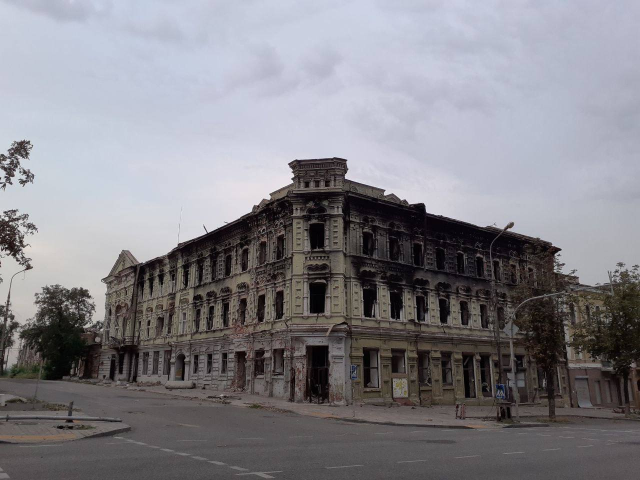
#> input picture depth_pipeline/data/kont_after.jpg, 1280 x 960 px (shown at 1/2 size)
$ python warping.py
#> lines starting #> are read from the running program, lines starting #| are printed output that depends on the picture
import cv2
import numpy as np

def resize_and_pad(img, size, pad_color=0):
    h, w = img.shape[:2]
    target_h, target_w = size

    aspect_ratio_original = w / h
    aspect_ratio_target = target_w / target_h

    if aspect_ratio_original > aspect_ratio_target:
        new_w = target_w
        new_h = int(new_w / aspect_ratio_original)
    else:
        new_h = target_h
        new_w = int(new_h * aspect_ratio_original)

    new_w = min(new_w, target_w)
    new_h = min(new_h, target_h)

    pad_left = (target_w - new_w) // 2
    pad_right = target_w - new_w - pad_left
    pad_top = (target_h - new_h) // 2
    pad_bot = target_h - new_h - pad_top

    img_resized = cv2.resize(img, (new_w, new_h))

    img_padded = cv2.copyMakeBorder(img_resized, pad_top, pad_bot, pad_left, pad_right,
                                    cv2.BORDER_CONSTANT, value=pad_color)

    return img_padded


def find_homography_and_transform(smaller_img_path, larger_img_path, output_path):
#> called with smaller_img_path = 'data/kont_after.jpg', larger_img_path = 'data/kont_before.jpg', output_path = 'data/kont_transformed.jpg'
    img1 = cv2.imread(smaller_img_path, cv2.IMREAD_COLOR)
#> img1 is the input picture: shape (960, 1280, 3); mean B, G, R 136.1, 130.3, 131.7
    img2 = cv2.imread(larger_img_path, cv2.IMREAD_COLOR)
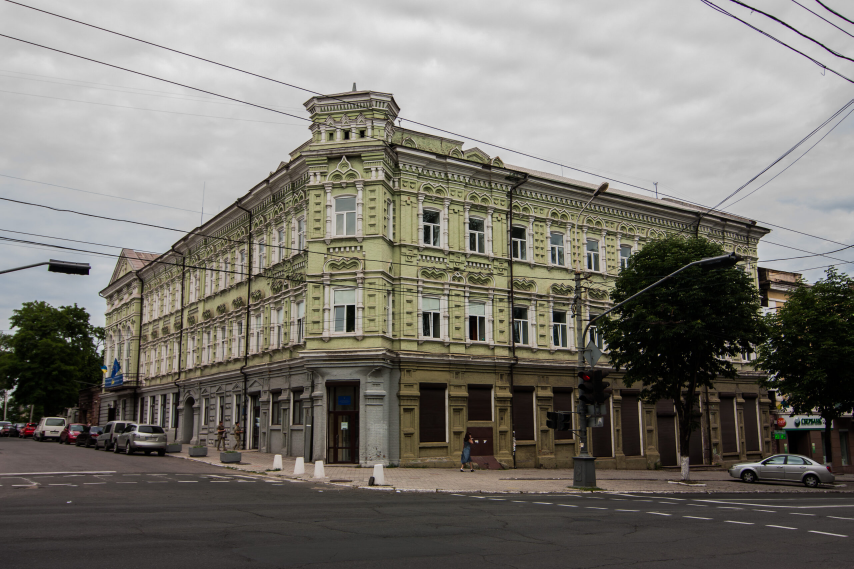
#> input picture depth_pipeline/data/kont_before.jpg, 2560 x 1707 px (shown at 1/3 size)
#> img2 is the input picture: shape (1707, 2560, 3); mean B, G, R 113.1, 119.8, 122.7
    if img1 is None or img2 is None:
        print("Error loading one or both images.")
        return None

    gray1 = cv2.cvtColor(img1, cv2.COLOR_BGR2GRAY)
    gray2 = cv2.cvtColor(img2, cv2.COLOR_BGR2GRAY)
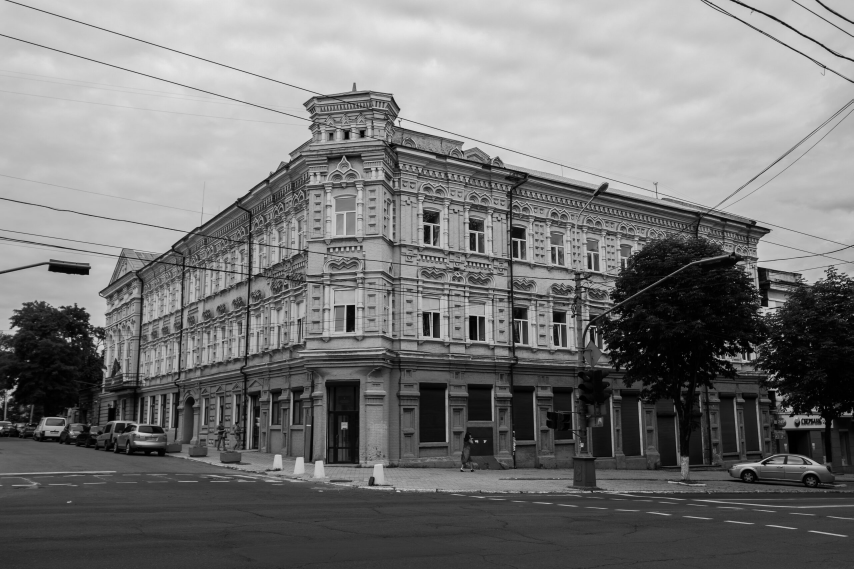
#> gray2: shape (1707, 2560) (shown at 1/3 size); min 0, max 237, mean 119.9

    # Old but reliable
    sift = cv2.SIFT_create()

    kp1, des1 = sift.detectAndCompute(gray1, None)
#> kp1 = 5271 keypoints; strongest (x, y, size): (14, 473, 2), (13, 492, 2.4), (15, 457, 2.1), (21, 447, 3.1)
    kp2, des2 = sift.detectAndCompute(gray2, None)
#> kp2 = 25526 keypoints; strongest (x, y, size): (2525, 864, 2.2), (1804, 981, 2.7), (1888, 999, 3.1), (245, 1046, 3.9)

    bf = cv2.BFMatcher()
    matches = bf.knnMatch(des1, des2, k=2)
#> matches = 5271 matches

    good_matches = []
    for m,n in matches:
        if m.distance < 0.75 * n.distance:
            good_matches.append(m)
#> after the loop, good_matches = 63 matches

    if isinstance(good_matches, tuple):
        good_matches = list(good_matches)

    good_matches.sort(key=lambda x: x.distance)

    points1 = np.zeros((len(good_matches), 2), dtype=np.float32)
#> points1 = 63 pairs, first value 0 to 0, second value 0 to 0
    points2 = np.zeros((len(good_matches), 2), dtype=np.float32)
#> points2 = 63 pairs, first value 0 to 0, second value 0 to 0

    for i, match in enumerate(good_matches):
        points1[i, :] = kp1[match.queryIdx].pt
        points2[i, :] = kp2[match.trainIdx].pt
#> this loop made 63 passes
#> after the loop, points1 = 63 pairs, first value 117.9 to 1273.6, second value 338.2 to 865.7; points2 = 63 pairs, first value 222.3 to 2294.6, second value 351.4 to 1480.2

    H, mask = cv2.findHomography(points1, points2, cv2.RANSAC)
#> H = [[3.13, 0.0286, -862.2], [0.0952, 2.64, -591.4], [0.000117, 7.88e-05, 1]]; mask = 63 values, max 1 at index 5, min 0 at index 0, mean 0.254

    height, width, channels = img2.shape
#> height = 1707; width = 2560; channels = 3
    img1_transformed = cv2.warpPerspective(img1, H, (width, height))
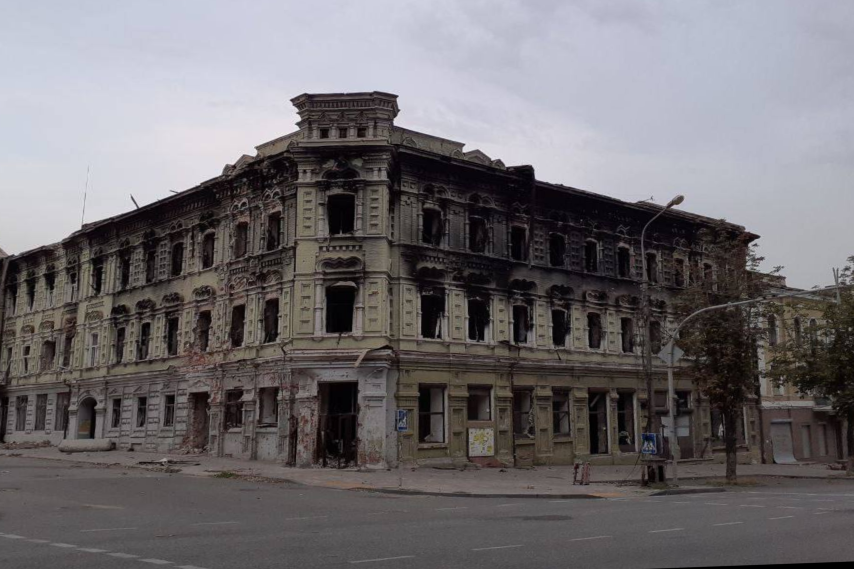
#> img1_transformed: shape (1707, 2560, 3) (shown at 1/3 size); mean B, G, R 111.6, 108.4, 112

    cv2.imwrite(output_path, img1_transformed)

    return output_path

if __name__ == "__main__":
    output_transformed_path = find_homography_and_transform(
        'data/kont_after.jpg',
        'data/kont_before.jpg',
        'data/kont_transformed.jpg'
        )
